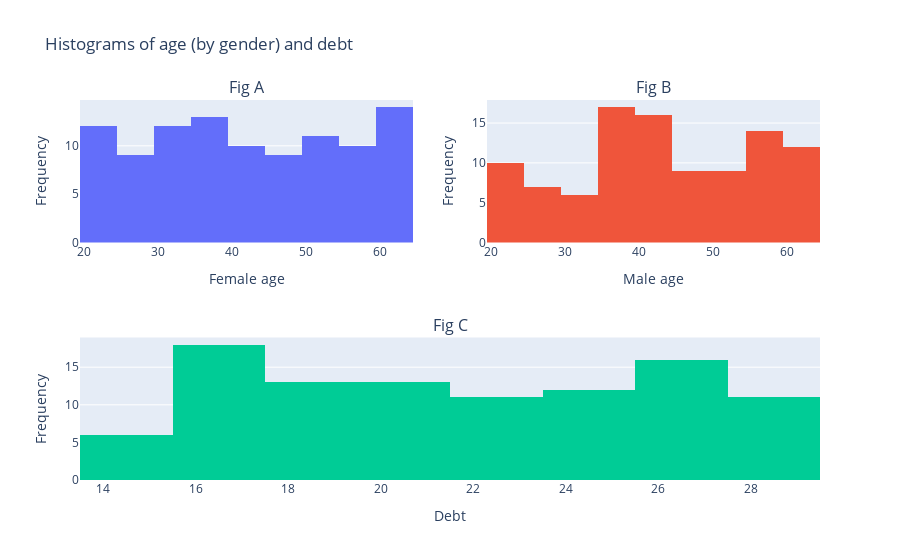

Here is the notebook cell this chart was saved with:
### Markdown cell above
## Odd pairing

### Code cell
trace0 = go.Histogram(x = female_age)
trace1 = go.Histogram(x = male_age)
trace2 = go.Histogram(x = debt)

fig = subplots.make_subplots(rows = 2,
                         cols = 2,
                          specs = [[{},{}],[{"colspan":2}, None]],
                         subplot_titles = ("Fig A", "Fig B", "Fig C"))

fig.append_trace(trace0, 1, 1)
fig.append_trace(trace1, 1, 2)
fig.append_trace(trace2, 2, 1)

fig.layout["xaxis1"].update(title = "Female age")
fig.layout["xaxis2"].update(title = "Male age")
fig.layout["xaxis3"].update(title = "Debt")

fig.layout["yaxis1"].update(title = "Frequency")
fig.layout["yaxis2"].update(title = "Frequency")
fig.layout["yaxis3"].update(title = "Frequency")
# fig.layout["yaxis4"].update(title = "Frequency")

fig.layout.update(title = "Histograms of age (by gender) and debt",
                 showlegend = False)

# iplot(fig)
pio.show(fig)

### Figure 1 — Plotly figure (JSON) as saved in the notebook; plotly's stock layout.template omitted (floating-point values rounded to 4 significant figures)
{"data": [{"type": "histogram", "x": [39, 58, 32, 44, 35, 43, 61, 46, 50, 63, 50, 64, 46, 48, 25, 36, 29, 32, 57, 54, 58, 23, 59, 31, 20, 61, 31, 36, 23, 22, 39, 32, 21, 31, 63, 37, 34, 27, 62, 63, 48, 37, 43, 33, 52, 32, 25, 51, 57, 51, 45, 40, 36, 61, 28, 64, 26, 42, 64, 46, 39, 38, 41, 54, 57, 58, 27, 56, 23, 25, 35, 54, 30, 48, 24, 38, 59, 45, 63, 34, 43, 40, 61, 20, 54, 46, 53, 41, 27, 24, 59, 37, 20, 41, 61, 61, 21, 34, 23, 50], "xaxis": "x", "yaxis": "y"}, {"type": "histogram", "x": [32, 29, 39, 46, 52, 24, 56, 20, 42, 40, 28, 64, 44, 50, 61, 35, 28, 22, 36, 63, 22, 35, 23, 54, 56, 44, 53, 62, 22, 43, 40, 55, 38, 32, 25, 37, 36, 28, 31, 35, 40, 36, 20, 52, 39, 39, 47, 43, 61, 55, 56, 40, 48, 21, 31, 37, 50, 58, 54, 45, 59, 44, 32, 32, 52, 28, 43, 45, 41, 42, 39, 61, 56, 59, 59, 37, 59, 38, 57, 54, 43, 58, 28, 37, 61, 39, 63, 64, 55, 62, 40, 46, 45, 63, 43, 22, 60, 21, 45, 47], "xaxis": "x2", "yaxis": "y2"}, {"type": "histogram", "x": [19, 21, 25, 16, 26, 24, 27, 26, 16, 29, 26, 16, 24, 15, 23, 16, 18, 25, 22, 17, 23, 28, 18, 17, 27, 17, 18, 19, 16, 21, 28, 26, 18, 26, 25, 20, 26, 29, 17, 27, 19, 17, 16, 18, 24, 22, 24, 22, 17, 20, 22, 28, 26, 29, 25, 20, 23, 20, 15, 19, 15, 24, 18, 16, 15, 15, 27, 29, 21, 28, 19, 18, 19, 26, 25, 26, 16, 23, 21, 23, 22, 16, 20, 26, 28, 28, 22, 24, 28, 16, 27, 20, 21, 26, 20, 16, 21, 15, 24, 17], "xaxis": "x3", "yaxis": "y3"}], "layout": {"annotations": [{"font": {"size": 16}, "showarrow": false, "text": "Fig A", "x": 0.225, "xanchor": "center", "xref": "paper", "y": 1, "yanchor": "bottom", "yref": "paper"}, {"font": {"size": 16}, "showarrow": false, "text": "Fig B", "x": 0.775, "xanchor": "center", "xref": "paper", "y": 1, "yanchor": "bottom", "yref": "paper"}, {"font": {"size": 16}, "showarrow": false, "text": "Fig C", "x": 0.5, "xanchor": "center", "xref": "paper", "y": 0.375, "yanchor": "bottom", "yref": "paper"}], "autosize": true, "showlegend": false, "title": {"text": "Histograms of age (by gender) and debt"}, "xaxis": {"anchor": "y", "autorange": true, "domain": [0, 0.45], "range": [19.5, 64.5], "title": {"text": "Female age"}, "type": "linear"}, "xaxis2": {"anchor": "y2", "autorange": true, "domain": [0.55, 1], "range": [19.5, 64.5], "title": {"text": "Male age"}, "type": "linear"}, "xaxis3": {"anchor": "y3", "autorange": true, "domain": [0, 1], "range": [13.5, 29.5], "title": {"text": "Debt"}, "type": "linear"}, "yaxis": {"anchor": "x", "autorange": true, "domain": [0.625, 1], "range": [0, 14.74], "title": {"text": "Frequency"}}, "yaxis2": {"anchor": "x2", "autorange": true, "domain": [0.625, 1], "range": [0, 17.89], "title": {"text": "Frequency"}}, "yaxis3": {"anchor": "x3", "autorange": true, "domain": [0, 0.375], "range": [0, 18.95], "title": {"text": "Frequency"}}}}
